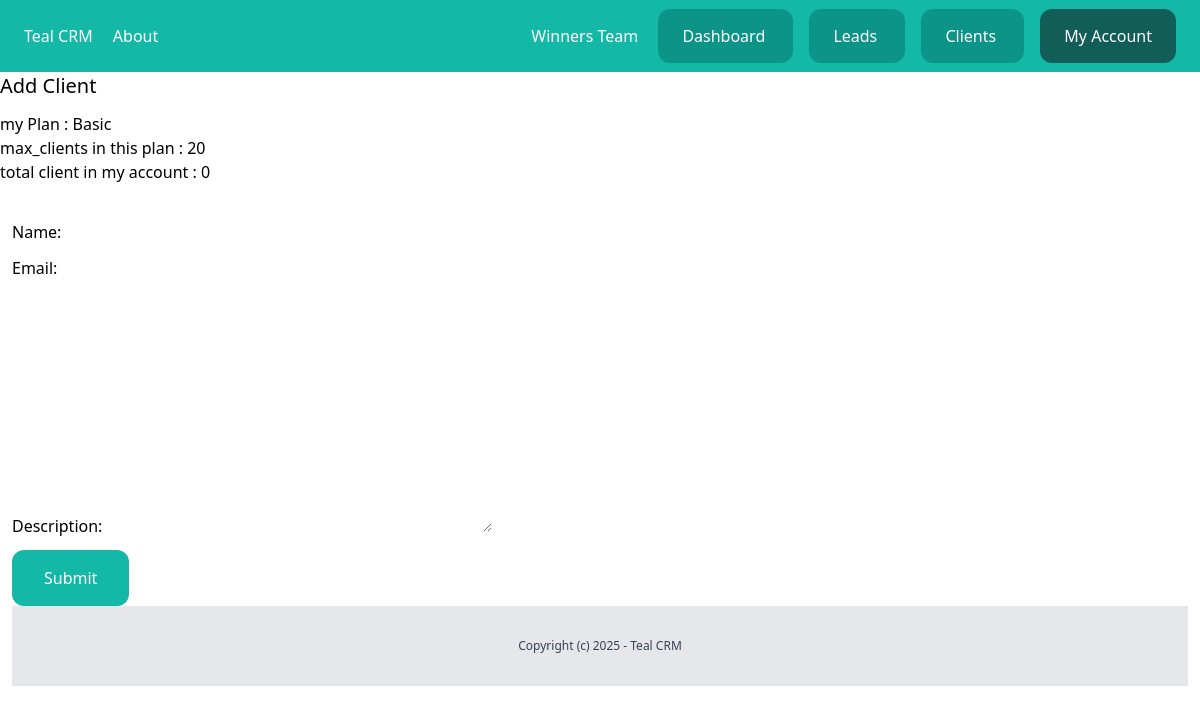
The app's page /dashboard/clients/add-client/ (signed in) with its own data.
### team/models.py (models this page shows, shortened)
class Team(models.Model):
    plan = models.ForeignKey(Plan,related_name='teams',on_delete=models.CASCADE, null=True, blank=True)
    name = models.CharField(max_length=255)
    created_by = models.ForeignKey(User,related_name='created_teams' ,on_delete=models.CASCADE)
    created_at = models.DateTimeField(auto_now_add=True)
    members = models.ManyToManyField(User)
    def __str__(self):
        return self.name

class Plan(models.Model):
    name = models.CharField(max_length=50)
    price = models.IntegerField()
    description = models.TextField(blank=True,null=True)
    max_leads = models.IntegerField()
    max_clients = models.IntegerField()

### client/views.py (the view)
# urls.py: path('add-client/', views.clients_add, name='add'),
@login_required
def clients_add(request):
    user_profile = getattr(request.user, 'userprofile', None)
    active_team = user_profile.active_team if user_profile and user_profile.active_team else Team.objects.filter(created_by=request.user).first()
    if request.method =='POST':
        form = AddClientForm(request.POST)
        if form.is_valid():
            client = form.save(commit = False)
            client.created_by = request.user
            client.team = active_team
            client.save()
            messages.success(request,'New Client was created')
            return redirect('clients:list')
    else:
        form= AddClientForm()
    return render(request, 'clients/client_add.html',{'form':form,'active_team':active_team})

### client/forms.py
class AddClientForm(forms.ModelForm):
    class Meta:
        model=Client
        fields=('name','email','description')

### team/context_processors.py (called while the page is built)
def active_team(request):
    active_team = None  # Default to None
    if request.user.is_authenticated:
        user_profile = getattr(request.user, 'userprofile', None)  # Safely access userprofile
        if user_profile and user_profile.active_team:
            active_team = user_profile.active_team
        else:
            active_team = Team.objects.filter(created_by=request.user).first()
    return {'active_team': active_team}

### client/templates/clients/client_add.html (shortened to what this page needs)
{% extends 'core/base.html' %}
{% block content %}
<h1 class="text-xl mb-3">Add Client</h1>
my Plan : {{active_team.plan.name}} <br>
max_clients in this plan : {{active_team.plan.max_clients}} <br>
total client in my account : {{active_team.clients.count}} <br>
{% if active_team.plan.max_clients > active_team.clients.count %}
<div class="px-3 py-6">
    <form method="POST" action="." class="space-y-3">
        {{form.as_p}}
        <button class="py-4 px-8 bg-teal-500 text-white rounded-xl">Submit</button>
    </form>
    {% else %}
    <div class="bg-red-100 text-red-500 p-3 rounded-xl mb-3">
        Your team have reached max number of clients for your plan. Please upgrade your plan to add more clients.
    </div>
    {% endif %}
    {% endblock %}

### core/templates/core/partials/nav.html (shortened to what this page needs)
<nav class="px-6 py-6 bg-teal-500 flex justify-between">
    <div class="space-x-4">
        <a href="/" class="text-white">
            Teal CRM
        </a>
        <a href="{% url 'about' %}" class="text-white">
            About
        </a>
    </div>
    <div class="space-x-4">
        {% if request.user.is_authenticated %}
        <a href="{% url 'team:detail' active_team.id %}" class="text-white">
            {{active_team}}
        </a>
        <a href="{% url 'dashboard:index' %}" class="py-4 px-6 bg-teal-600 rounded-xl text-white">
            Dashboard
        </a>
        <a href="{% url 'leads:list' %}" class="py-4 px-6 bg-teal-600 rounded-xl text-white">
            Leads
        </a>
        <a href="{% url 'clients:list' %}" class="py-4 px-6 bg-teal-600 rounded-xl text-white">
            Clients
        </a>
        <a href="{% url 'userprofile:myaccount' %}" class="py-4 px-6 bg-teal-800 rounded-xl text-white">
            My Account
        </a>
        {% endif %}
    </div>
</nav>

### records on screen
Team: name "Winners Team", plan.name "Basic", plan.max_clients "20", clients.count "0"
